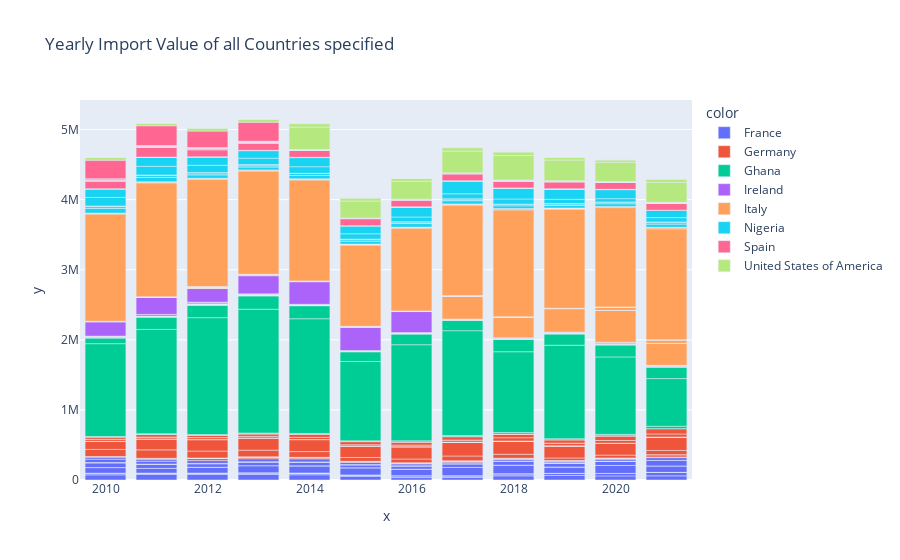

Notebook code for this chart:
### Code cell
fig3 = px.bar(y=data['Import Value'], x=data['Year'], color=data['Area'], title='Yearly Import Value of all Countries specified')
fig3.show();

### Figure 1 — Plotly figure (JSON) as saved in the notebook; plotly's stock layout.template omitted (floating-point values rounded to 4 significant figures; data arrays with more than 128 entries replaced by an {"elided": "..."} marker saying what was removed)
{"data": [{"alignmentgroup": "True", "hovertemplate": "color=France<br>x=%{x}<br>y=%{y}<extra></extra>", "legendgroup": "France", "marker": {"color": "#636efa", "pattern": {"shape": ""}}, "name": "France", "offsetgroup": "France", "orientation": "v", "showlegend": true, "textposition": "auto", "type": "bar", "x": {"elided": "152 int values"}, "xaxis": "x", "y": {"elided": "152 int values"}, "yaxis": "y"}, {"alignmentgroup": "True", "hovertemplate": "color=Germany<br>x=%{x}<br>y=%{y}<extra></extra>", "legendgroup": "Germany", "marker": {"color": "#EF553B", "pattern": {"shape": ""}}, "name": "Germany", "offsetgroup": "Germany", "orientation": "v", "showlegend": true, "textposition": "auto", "type": "bar", "x": {"elided": "150 int values"}, "xaxis": "x", "y": {"elided": "150 int values"}, "yaxis": "y"}, {"alignmentgroup": "True", "hovertemplate": "color=Ghana<br>x=%{x}<br>y=%{y}<extra></extra>", "legendgroup": "Ghana", "marker": {"color": "#00cc96", "pattern": {"shape": ""}}, "name": "Ghana", "offsetgroup": "Ghana", "orientation": "v", "showlegend": true, "textposition": "auto", "type": "bar", "x": [2015, 2016, 2017, 2018, 2019, 2020, 2021, 2010, 2011, 2012, 2013, 2014, 2015, 2016, 2017, 2018, 2019, 2020, 2021, 2010, 2011, 2012, 2013, 2014, 2015, 2016, 2017, 2018, 2019, 2020, 2021, 2010, 2011, 2012, 2013, 2014, 2015, 2016, 2017, 2018, 2019, 2020, 2021, 2016, 2017, 2018, 2019, 2020, 2013, 2014, 2016, 2017, 2020, 2017, 2018, 2019, 2010, 2011, 2012, 2013, 2014, 2015, 2016, 2017, 2018, 2019, 2020, 2021, 2010, 2011, 2012, 2013, 2014, 2015, 2016, 2017, 2018, 2019, 2020, 2021, 2010, 2011, 2012, 2013, 2016, 2018, 2019, 2021, 2014, 2016, 2019, 2021, 2010, 2011, 2012, 2013, 2015, 2016, 2017, 2018, 2019, 2020, 2021, 2010, 2011, 2012, 2013, 2014, 2015, 2016, 2017, 2018, 2019, 2020, 2021, 2012], "xaxis": "x", "y": [368, 399, 84, 214, 122, 274, 543, 4555, 7517, 7623, 10077, 9770, 9624, 14916, 15147, 21915, 15385, 20790, 34153, 1324388, 1488032, 1668697, 1766278, 1636071, 1132411, 1371592, 1495602, 1152205, 1333570, 1105070, 679770, 82564, 174082, 176972, 193426, 187536, 138484, 156310, 149272, 180769, 164548, 174371, 161944, 5, 36, 10, 1, 0, 0, 0, 4, 0, 8, 3, 0, 1, 1901, 5580, 3800, 598, 3800, 3800, 3800, 444, 408, 321, 310, 705, 2325, 5979, 6382, 8886, 5448, 4442, 6723, 8247, 8903, 10704, 13669, 12823, 13, 192, 1, 3, 12, 17, 24, 62, 1, 0, 0, 0, 1313, 1631, 697, 237, 5, 153, 0, 1, 3, 9, 16, 134, 16, 0, 16, 1, 139, 150, 130, 77, 61, 0, 8, 5], "yaxis": "y"}, {"alignmentgroup": "True", "hovertemplate": "color=Ireland<br>x=%{x}<br>y=%{y}<extra></extra>", "legendgroup": "Ireland", "marker": {"color": "#ab63fa", "pattern": {"shape": ""}}, "name": "Ireland", "offsetgroup": "Ireland", "orientation": "v", "showlegend": true, "textposition": "auto", "type": "bar", "x": {"elided": "129 int values"}, "xaxis": "x", "y": {"elided": "129 int values"}, "yaxis": "y"}, {"alignmentgroup": "True", "hovertemplate": "color=Italy<br>x=%{x}<br>y=%{y}<extra></extra>", "legendgroup": "Italy", "marker": {"color": "#FFA15A", "pattern": {"shape": ""}}, "name": "Italy", "offsetgroup": "Italy", "orientation": "v", "showlegend": true, "textposition": "auto", "type": "bar", "x": {"elided": "157 int values"}, "xaxis": "x", "y": {"elided": "157 int values"}, "yaxis": "y"}, {"alignmentgroup": "True", "hovertemplate": "color=Nigeria<br>x=%{x}<br>y=%{y}<extra></extra>", "legendgroup": "Nigeria", "marker": {"color": "#19d3f3", "pattern": {"shape": ""}}, "name": "Nigeria", "offsetgroup": "Nigeria", "orientation": "v", "showlegend": true, "textposition": "auto", "type": "bar", "x": [2017, 2018, 2019, 2020, 2021, 2010, 2011, 2012, 2013, 2014, 2015, 2016, 2017, 2018, 2019, 2020, 2021, 2010, 2011, 2012, 2013, 2014, 2015, 2016, 2017, 2018, 2019, 2020, 2021, 2010, 2011, 2012, 2013, 2014, 2015, 2016, 2017, 2019, 2020, 2021, 2010, 2011, 2012, 2013, 2014, 2015, 2016, 2017, 2018, 2019, 2020, 2021, 2010, 2011, 2012, 2013, 2010, 2011, 2012, 2013, 2014, 2015, 2016, 2017, 2018, 2019, 2020, 2021, 2010, 2011, 2012, 2013, 2014, 2015, 2016, 2017, 2018, 2019, 2020, 2021, 2010, 2011, 2012, 2013, 2014, 2015, 2016, 2017, 2018, 2019, 2020, 2021, 2010, 2011, 2012, 2013, 2014, 2015, 2016, 2017, 2018, 2019, 2020], "xaxis": "x", "y": [263, 198, 87, 101, 104, 522, 500, 560, 531, 357, 642, 596, 559, 78, 112, 38, 21, 69853, 63546, 49606, 44023, 48352, 44533, 50818, 47224, 39562, 39919, 39988, 49100, 1, 0, 167, 25, 245, 265, 114, 3, 170, 12, 44, 30480, 33151, 27748, 27779, 27214, 22708, 22549, 23361, 21470, 20433, 21999, 24337, 0, 0, 0, 0, 779, 927, 3440, 3443, 3163, 3386, 2660, 2597, 2331, 2881, 2090, 3199, 122502, 123587, 103734, 91793, 94125, 75665, 67884, 71166, 73590, 61136, 46752, 62158, 118171, 128400, 115780, 106724, 129331, 112558, 140934, 183546, 153382, 143194, 128486, 105890, 5496, 3316, 2655, 3925, 3394, 2790, 2778, 2473, 4206, 3964, 4057], "yaxis": "y"}, {"alignmentgroup": "True", "hovertemplate": "color=Spain<br>x=%{x}<br>y=%{y}<extra></extra>", "legendgroup": "Spain", "marker": {"color": "#FF6692", "pattern": {"shape": ""}}, "name": "Spain", "offsetgroup": "Spain", "orientation": "v", "showlegend": true, "textposition": "auto", "type": "bar", "x": {"elided": "141 int values"}, "xaxis": "x", "y": {"elided": "141 int values"}, "yaxis": "y"}, {"alignmentgroup": "True", "hovertemplate": "color=United States of America<br>x=%{x}<br>y=%{y}<extra></extra>", "legendgroup": "United States of America", "marker": {"color": "#B6E880", "pattern": {"shape": ""}}, "name": "United States of America", "offsetgroup": "United States of America", "orientation": "v", "showlegend": true, "textposition": "auto", "type": "bar", "x": [2014, 2015, 2016, 2017, 2018, 2019, 2020, 2021, 2010, 2011, 2012, 2013, 2014, 2015, 2016, 2017, 2018, 2019, 2020, 2021, 2010, 2011, 2012, 2013, 2014, 2015, 2016, 2017, 2018, 2019, 2020], "xaxis": "x", "y": [318085, 240933, 253974, 310327, 348778, 296304, 271345, 285646, 38303, 31962, 39643, 41540, 49728, 41482, 40217, 48616, 50994, 36607, 34991, 41001, 2362, 1933, 5369, 5193, 5171, 4182, 1405, 2190, 2745, 2410, 2069], "yaxis": "y"}], "layout": {"barmode": "relative", "legend": {"title": {"text": "color"}, "tracegroupgap": 0}, "title": {"text": "Yearly Import Value of all Countries specified"}, "xaxis": {"anchor": "y", "domain": [0, 1], "title": {"text": "x"}}, "yaxis": {"anchor": "x", "domain": [0, 1], "title": {"text": "y"}}}}
